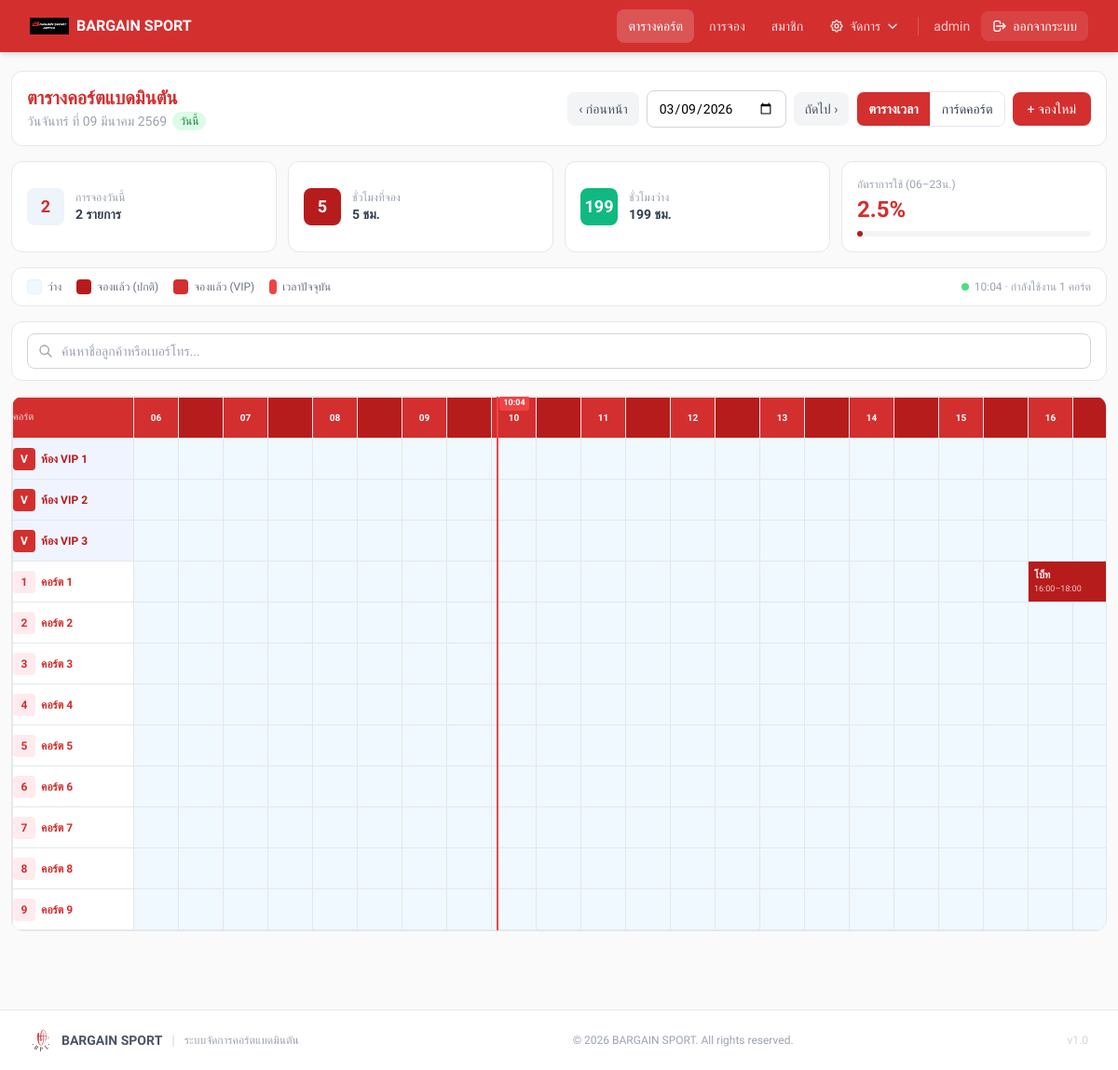
The app's page /timetable_detail.php (signed in) with its own data.
### tables this page shows
CREATE TABLE `courts` (
  `id` int NOT NULL,
  `court_no` int NOT NULL,
  `vip_room_name` varchar(100) DEFAULT NULL COMMENT 'ชื่อห้อง VIP',
  `status` enum('Available','Booked','In Use','Maintenance') DEFAULT 'Available',
  `is_vip` tinyint(1) NOT NULL DEFAULT '0',
  `court_type` enum('normal','vip') DEFAULT 'normal' COMMENT 'ประเภทคอร์ต: normal=ปกติ, vip=VIP',
  `vip_price` decimal(10,2) DEFAULT NULL COMMENT 'ราคาพิเศษสำหรับคอร์ต VIP (บาท/ชั่วโมง)',
  `normal_price` decimal(10,2) DEFAULT NULL COMMENT 'ราคาคงที่สำหรับคอร์ตปกติ (optional)',
  `pricing_group_id` int DEFAULT NULL
);

CREATE TABLE `bookings` (
  `id` int NOT NULL,
  `court_id` int NOT NULL,
  `customer_name` varchar(100) NOT NULL,
  `customer_phone` varchar(30) DEFAULT NULL,
  `member_id` int DEFAULT NULL,
  `member_badminton_package_id` int DEFAULT NULL COMMENT 'FK â†’ member_badminton_packages',
  `used_package_hours` int DEFAULT NULL COMMENT 'à¸ˆà¸³à¸™à¸§à¸™à¸Šà¸±à¹ˆà¸§à¹‚à¸¡à¸‡à¸—à¸µà¹ˆà¹ƒà¸Šà¹‰à¸ˆà¸²à¸à¹à¸žà¹‡à¸à¹€à¸à¸ˆ',
  `promotion_id` int DEFAULT NULL,
  `promotion_discount_percent` decimal(5,2) DEFAULT NULL,
  `payment_slip_path` varchar(255) DEFAULT NULL,
  `start_datetime` datetime NOT NULL,
  `duration_hours` int NOT NULL,
  `price_per_hour` decimal(10,2) NOT NULL,
  `discount_amount` decimal(10,2) NOT NULL DEFAULT '0.00',
  `total_amount` decimal(10,2) NOT NULL,
  `status` enum('booked','cancelled') NOT NULL DEFAULT 'booked',
  `created_by` int DEFAULT NULL,
  `created_at` timestamp NOT NULL DEFAULT CURRENT_TIMESTAMP,
  `updated_at` timestamp NULL DEFAULT NULL
);

### timetable_detail.php (the view, shortened to what this page needs)
<?php
require_once __DIR__ . '/config/db.php';
$date = $_GET['date'] ?? date('Y-m-d');
$courts = $pdo->query('SELECT * FROM courts ORDER BY court_type DESC, vip_room_name ASC, court_no ASC')->fetchAll();
$startDay = $date . ' 00:00:00';
$endDay   = $date . ' 23:59:59';
$stmt = $pdo->prepare("
    SELECT b.*, c.court_no, c.court_type, c.vip_room_name, c.is_vip,
           p.name AS promotion_name, p.code AS promotion_code, p.discount_type AS promotion_discount_type,
           mbp.hours_total AS pkg_hours_total, mbp.hours_used AS pkg_hours_used,
           mbp.expiry_date AS pkg_expiry_date, mbp.payment_slip_path AS pkg_slip_path,
           bpt.name AS pkg_type_name
    FROM bookings b
    JOIN courts c ON b.court_id = c.id
    LEFT JOIN promotions p ON b.promotion_id = p.id
    LEFT JOIN member_badminton_packages mbp ON b.member_badminton_package_id = mbp.id
    LEFT JOIN badminton_package_types bpt ON mbp.badminton_package_type_id = bpt.id
    WHERE b.status = 'booked'
      AND b.start_datetime BETWEEN ? AND ?
    ORDER BY c.court_type DESC, c.vip_room_name ASC, c.court_no, b.start_datetime
");
$stmt->execute([$startDay, $endDay]);
$bookings = $stmt->fetchAll();
$grid        = [];
$gridDetails = [];
foreach ($courts as $c) {
    $grid[$c['id']]        = array_fill(0, 48, null);
    $gridDetails[$c['id']] = array_fill(0, 48, null);
}
$uniqueBookings = [];
foreach ($bookings as $b) {
    $s         = new DateTime($b['start_datetime']);
    $startSlot = (int)$s->format('G') * 2 + ((int)$s->format('i') >= 30 ? 1 : 0);
    $numSlots  = max(1, (int)$b['duration_hours'] * 2);
    for ($i = 0; $i < $numSlots; $i++) {
        $slot = $startSlot + $i;
        if ($slot >= 0 && $slot < 48) {
            $grid[$b['court_id']][$slot]        = $b['id'];
            $gridDetails[$b['court_id']][$slot] = $b;
        }
    }
    $uniqueBookings[$b['id']] = $b;
}
$totalBusinessSlots = count($courts) * SLOT_COUNT;
$bookedBusinessSlots = 0;
foreach ($courts as $c) {
    for ($s = SLOT_START; $s < SLOT_START + SLOT_COUNT; $s++) {
        if ($grid[$c['id']][$s] !== null) $bookedBusinessSlots++;
    }
}
$freeBusinessSlots = $totalBusinessSlots - $bookedBusinessSlots;
$bookedHours = round($bookedBusinessSlots / 2, 1);
$freeHours   = round($freeBusinessSlots / 2, 1);
$occupancy   = $totalBusinessSlots > 0 ? round($bookedBusinessSlots / $totalBusinessSlots * 100, 1) : 0;
$bookingCount = count($uniqueBookings);
$dateObj    = new DateTime($date);
$thaiMonths = [1=>'มกราคม','กุมภาพันธ์','มีนาคม','เมษายน','พฤษภาคม','มิถุนายน','กรกฎาคม','สิงหาคม','กันยายน','ตุลาคม','พฤศจิกายน','ธันวาคม'];
$thaiDays   = ['อาทิตย์','จันทร์','อังคาร','พุธ','พฤหัสบดี','ศุกร์','เสาร์'];
$dayName    = $thaiDays[(int)$dateObj->format('w')];
$thaiDate   = "วัน{$dayName} ที่ ".$dateObj->format('d')." ".$thaiMonths[(int)$dateObj->format('n')]." ".($dateObj->format('Y')+543);
$isToday    = ($date === date('Y-m-d'));
function getCourtDisplayName(array $court): string {
    if ($court['court_type'] === 'vip' || $court['is_vip'] == 1)
        return $court['vip_room_name'] ?? 'ห้อง VIP';
    return 'คอร์ต ' . $court['court_no'];
}
$prevDate = (new DateTime($date))->modify('-1 day')->format('Y-m-d');
$nextDate = (new DateTime($date))->modify('+1 day')->format('Y-m-d');
?>
<!doctype html>
<html lang="th">
<head>
  <script src="https://cdn.tailwindcss.com"></script>
</head>
<body style="background:#FAFAFA;" class="min-h-screen">
<?php include __DIR__ . '/includes/header.php'; ?>
<div class="max-w-full px-3 py-5">
  <div class="bg-white rounded-xl border border-gray-200 p-4 mb-4">
    <div class="flex flex-col lg:flex-row justify-between items-start lg:items-center gap-3">
      <div>
        <h1 style="color:#D32F2F;" class="text-xl font-bold leading-tight">ตารางคอร์ตแบดมินตัน</h1>
        <p class="text-gray-400 text-sm mt-0.5 flex items-center gap-1.5">
          <?= $thaiDate ?>
          <?php if ($isToday): ?>
          <span class="text-xs px-2 py-0.5 rounded-full bg-green-100 text-green-700 font-medium">วันนี้</span>
          <?php endif; ?>
        </p>
      </div>
      <div class="flex items-center gap-2 flex-wrap">
        <a href="?date=<?= $prevDate ?>" class="px-3 py-2 bg-gray-100 text-gray-600 text-sm rounded-lg hover:bg-gray-200 transition-colors">‹ ก่อนหน้า</a>
        <form method="get" class="flex gap-2">
          <input type="date" name="date" value="<?= htmlspecialchars($date) ?>"
                 onchange="this.form.submit()"
                 class="px-3 py-2 border border-gray-300 rounded-lg focus:border-[#D32F2F] outline-none text-sm">
        </form>
        <a href="?date=<?= $nextDate ?>" class="px-3 py-2 bg-gray-100 text-gray-600 text-sm rounded-lg hover:bg-gray-200 transition-colors">ถัดไป ›</a>
        <div class="flex rounded-lg overflow-hidden border border-gray-200 text-sm flex-shrink-0">
          <button id="btnTimeline" onclick="setView('timeline')"
                  class="px-3 py-2 transition-colors">ตารางเวลา</button>
          <button id="btnCards" onclick="setView('cards')"
                  class="px-3 py-2 transition-colors border-l border-gray-200">การ์ดคอร์ต</button>
        </div>
        <a href="/bookings/create.php" style="background:#D32F2F;"
           class="px-4 py-2 text-white text-sm rounded-lg hover:opacity-90 transition-opacity whitespace-nowrap">+ จองใหม่</a>
      </div>
    </div>
  </div>
  <div class="grid grid-cols-2 sm:grid-cols-4 gap-3 mb-4">
    <div class="bg-white rounded-xl border border-gray-200 p-4 flex items-center gap-3">
      <div style="background:#EDF4FA;" class="w-10 h-10 rounded-lg flex items-center justify-center text-[#D32F2F] text-lg font-bold flex-shrink-0"><?= $bookingCount ?></div>
      <div>
        <p class="text-xs text-gray-400">การจองวันนี้</p>
        <p class="text-sm font-semibold text-gray-700"><?= $bookingCount ?> รายการ</p>
      </div>
    </div>
    <div class="bg-white rounded-xl border border-gray-200 p-4 flex items-center gap-3">
      <div style="background:#B71C1C;" class="w-10 h-10 rounded-lg flex items-center justify-center text-white text-lg font-bold flex-shrink-0"><?= $bookedHours ?></div>
      <div>
        <p class="text-xs text-gray-400">ชั่วโมงที่จอง</p>
        <p class="text-sm font-semibold text-gray-700"><?= $bookedHours ?> ชม.</p>
      </div>
    </div>
    <div class="bg-white rounded-xl border border-gray-200 p-4 flex items-center gap-3">
      <div style="background:#10b981;" class="w-10 h-10 rounded-lg flex items-center justify-center text-white text-lg font-bold flex-shrink-0"><?= $freeHours ?></div>
      <div>
        <p class="text-xs text-gray-400">ชั่วโมงว่าง</p>
        <p class="text-sm font-semibold text-gray-700"><?= $freeHours ?> ชม.</p>
      </div>
    </div>
    <div class="bg-white rounded-xl border border-gray-200 p-4">
      <p class="text-xs text-gray-400 mb-1">อัตราการใช้ (06–23น.)</p>
      <p style="color:#D32F2F;" class="text-2xl font-bold leading-tight"><?= $occupancy ?>%</p>
      <div class="w-full bg-gray-100 rounded-full h-1.5 mt-2">
        <div style="width:<?= $occupancy ?>%; background:#B71C1C;" class="h-1.5 rounded-full transition-all"></div>
      </div>
    </div>
  </div>
  <div class="bg-white rounded-xl border border-gray-200 px-4 py-3 mb-4 flex flex-wrap gap-4 items-center justify-between">
    <div class="flex flex-wrap gap-4">
      <div class="flex items-center gap-1.5 text-xs text-gray-500">
        <div class="w-4 h-4 rounded" style="background:#f0f9ff;border:1px solid #e0f2fe;"></div>ว่าง
      </div>
      <div class="flex items-center gap-1.5 text-xs text-gray-500">
        <div class="w-4 h-4 rounded" style="background:#B71C1C;"></div>จองแล้ว (ปกติ)
      </div>
      <div class="flex items-center gap-1.5 text-xs text-gray-500">
        <div class="w-4 h-4 rounded" style="background:#D32F2F;"></div>จองแล้ว (VIP)
      </div>
      <div class="flex items-center gap-1.5 text-xs text-gray-500">
        <div class="w-2 h-4 rounded" style="background:#ef4444;"></div>เวลาปัจจุบัน
      </div>
    </div>
    <div class="flex items-center gap-3">
      <?php if ($isToday): ?>
      <div id="liveStatus" class="text-xs text-gray-400 font-medium flex items-center gap-1.5">
        <span class="w-2 h-2 rounded-full bg-green-400 inline-block animate-pulse"></span>
        <span id="liveStatusText">กำลังโหลด...</span>
      </div>
      <?php endif; ?>
    </div>
  </div>
  <div class="bg-white rounded-xl border border-gray-200 px-4 py-3 mb-4">
    <div class="flex flex-col sm:flex-row gap-2 items-stretch sm:items-center">
      <div class="relative flex-1">
        <input type="text" id="bookingSearch"
          placeholder="ค้นหาชื่อลูกค้าหรือเบอร์โทร..."
          oninput="doSearch(this.value)"
          class="w-full pl-9 pr-4 py-2 border border-gray-300 rounded-lg text-sm outline-none focus:border-[#D32F2F] focus:ring-1 focus:ring-[#D32F2F]/20">
      </div>
    </div>
  </div>
  <div id="viewTimeline">
  <div class="bg-white rounded-xl border border-gray-200 overflow-hidden mb-4">
    <div class="tl-wrap" id="tlWrap">
      <table class="tl-table" id="tlTable">
        <thead>
          <tr>
            <th class="tl-court-col-head tl-court-cell-head tl-court-col px-3 py-2 text-left">คอร์ต</th>
            <?php for ($i = 0; $i < SLOT_COUNT; $i++):
              $slotAbsolute = SLOT_START + $i;
              $slotHour = intdiv($slotAbsolute, 2);
              $isHalf   = ($slotAbsolute % 2 !== 0);
            ?>
            <th class="tl-slot tl-hour-head <?= $isHalf ? 'half' : '' ?>">
              <?= $isHalf ? '' : sprintf('%02d', $slotHour) ?>
            </th>
            <?php endfor; ?>
          </tr>
        </thead>
        <tbody>
          <?php foreach ($courts as $c):
            $isVip = ($c['court_type'] === 'vip' || $c['is_vip'] == 1);
            $courtName = getCourtDisplayName($c);
            $courtCls  = $isVip ? 'tl-court-cell tl-court-cell-vip' : 'tl-court-cell';
            $bookedCls = $isVip ? 'tl-booked-vip' : 'tl-booked-normal';
          ?>
          <tr>
            <td class="tl-court-col <?= $courtCls ?>" title="<?= htmlspecialchars($courtName) ?>">
              <div class="flex items-center gap-1.5 overflow-hidden">
                <?php if ($isVip): ?>
                <span style="background:#D32F2F;" class="flex-shrink-0 w-6 h-6 rounded flex items-center justify-center text-white text-xs font-bold">V</span>
                <?php else: ?>
                <span style="background:#FFEBEE;color:#D32F2F;" class="flex-shrink-0 w-6 h-6 rounded flex items-center justify-center font-bold text-xs"><?= $c['court_no'] ?></span>
                <?php endif; ?>
                <span class="overflow-hidden text-ellipsis whitespace-nowrap text-xs"><?= htmlspecialchars($courtName) ?></span>
              </div>
            </td>
            <?php
            $si = 0;
            while ($si < SLOT_COUNT):
              $slotAbs = SLOT_START + $si;
              $bkId    = $grid[$c['id']][$slotAbs];
              $bk      = $gridDetails[$c['id']][$slotAbs];
              if ($bkId !== null && $bk !== null):
                $colspan = 0;
                $tmpSi = $si;
                while ($tmpSi < SLOT_COUNT && $grid[$c['id']][SLOT_START + $tmpSi] === $bkId) {
                  $colspan++;
                  $tmpSi++;
                }
                $startDt = new DateTime($bk['start_datetime']);
                $endDt   = (clone $startDt)->modify('+' . (int)$bk['duration_hours'] . ' hour');
                $bkJson  = htmlspecialchars(json_encode($bk, JSON_UNESCAPED_UNICODE), ENT_QUOTES);
                $cnJson  = htmlspecialchars(json_encode($courtName, JSON_UNESCAPED_UNICODE), ENT_QUOTES);
            ?>
            <td class="tl-booked <?= $bookedCls ?>"
                colspan="<?= $colspan ?>"
                data-bk-id="<?= $bk['id'] ?>"
                data-bk-name="<?= htmlspecialchars($bk['customer_name'], ENT_QUOTES) ?>"
                data-bk-phone="<?= htmlspecialchars($bk['customer_phone'] ?? '', ENT_QUOTES) ?>"
                data-bk-court="<?= htmlspecialchars($courtName, ENT_QUOTES) ?>"
                data-bk-badge="<?= $isVip ? 'V' : $c['court_no'] ?>"
                data-bk-start="<?= $startDt->format('H:i') ?>"
                data-bk-end="<?= $endDt->format('H:i') ?>"
                data-bk-start-ts="<?= $startDt->getTimestamp() ?>"
                data-bk-end-ts="<?= $endDt->getTimestamp() ?>"
                data-bk-vip="<?= $isVip ? '1' : '0' ?>"
                onclick="showModal(<?= $bkJson ?>, <?= $cnJson ?>, <?= $isVip ? 'true' : 'false' ?>)"
                title="<?= htmlspecialchars($bk['customer_name']) ?> <?= $startDt->format('H:i') ?>–<?= $endDt->format('H:i') ?>">
              <div class="tl-booked-inner">
                <div class="tl-booked-name"><?= htmlspecialchars($bk['customer_name']) ?></div>
                <?php if ($colspan >= 3): ?>
                <div class="tl-booked-time"><?= $startDt->format('H:i') ?>–<?= $endDt->format('H:i') ?></div>
                <?php endif; ?>
              </div>
            </td>
            <?php
                $si += $colspan;
              else:
            ?>
            <td class="tl-free tl-slot"></td>
            <?php
                $si++;
              endif;
            endwhile;
            ?>
          </tr>
          <?php endforeach; ?>
        </tbody>
      </table>
    </div>
  </div>
  </div>
</div>
<?php include __DIR__ . '/includes/footer.php'; ?>
</body>
</html>

### records on screen
courts: court_type "V", vip_room_name "ห้อง VIP 1"
courts: court_type "V", vip_room_name "ห้อง VIP 2"
courts: court_type "V", vip_room_name "ห้อง VIP 3"
courts: court_no "1", court_no "คอร์ต 1"
bookings: customer_name "โบ็ท", start_datetime "16:00", $endDt->format('H:i') "18:00"
courts: court_no "2", court_no "คอร์ต 2"
courts: court_no "3", court_no "คอร์ต 3"
courts: court_no "4", court_no "คอร์ต 4"
courts: court_no "5", court_no "คอร์ต 5"
courts: court_no "6", court_no "คอร์ต 6"
courts: court_no "7", court_no "คอร์ต 7"
courts: court_no "8", court_no "คอร์ต 8"
courts: court_no "9", court_no "คอร์ต 9"

### other values on screen
$_siteName "BARGAIN SPORT"
$_username "admin"
$thaiDate "วันจันทร์ ที่ 09 มีนาคม 2569"
$bookingCount "2"
$bookedHours "5"
$freeHours "199"
$occupancy "2.5"
$slotHour "06"
$slotHour "07"
$slotHour "08"
$slotHour "09"
$slotHour "10"
$slotHour "11"
$slotHour "12"
$slotHour "13"
